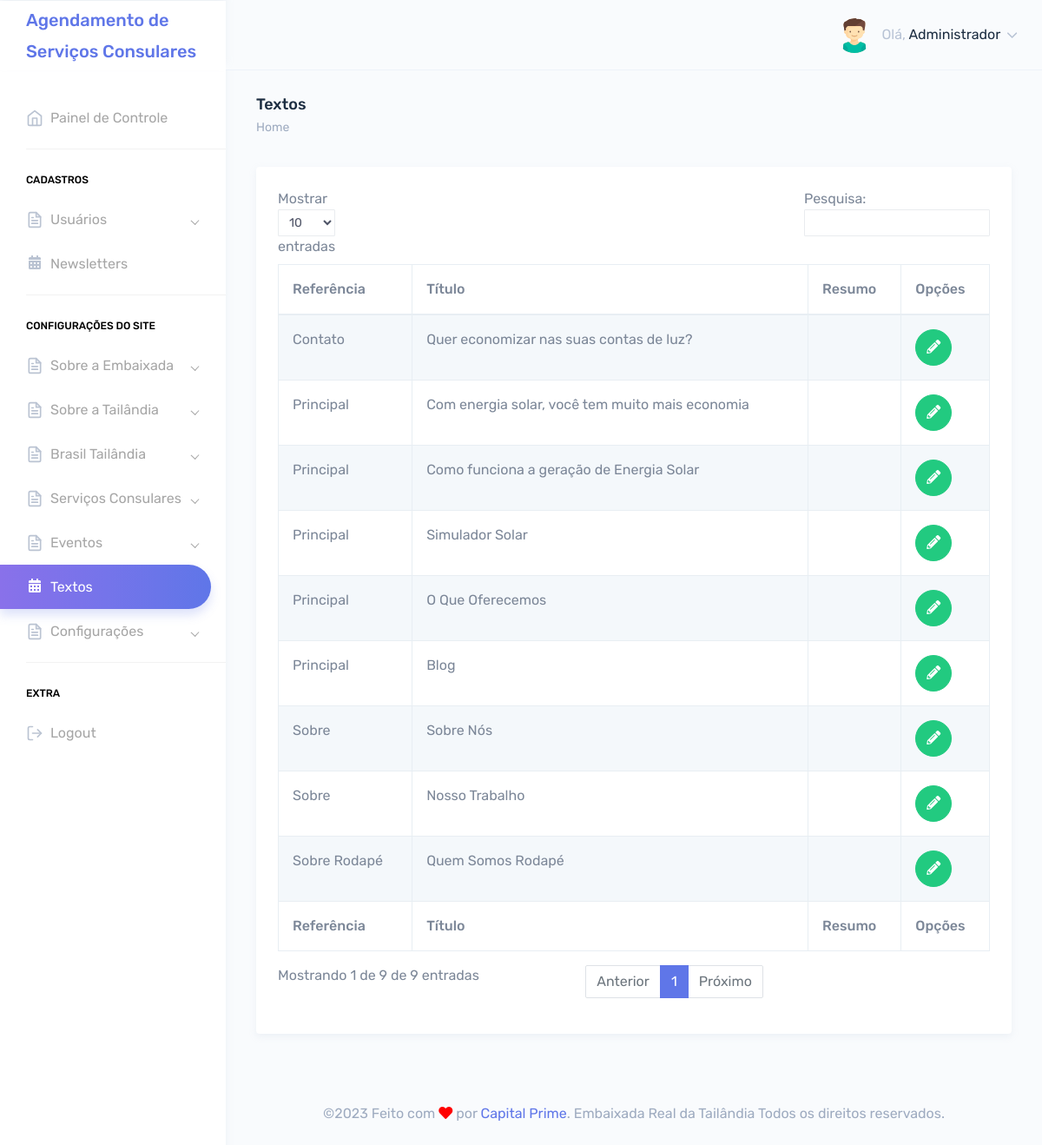
/painel/textos.php (signed in), run on the app's committed database.
### tables this page shows
CREATE TABLE `tbl_usuarios` (
  `id` int(11) NOT NULL,
  `nome` varchar(250) DEFAULT NULL,
  `email` varchar(250) DEFAULT NULL,
  `telefone` varchar(250) DEFAULT NULL,
  `endereco` varchar(250) DEFAULT NULL,
  `cpf` varchar(100) DEFAULT NULL,
  `login` varchar(100) DEFAULT NULL,
  `senha` varchar(100) DEFAULT NULL,
  `foto` varchar(250) DEFAULT NULL,
  `id_cargo` int(11) DEFAULT NULL,
  `sexo` varchar(2) DEFAULT NULL,
  `perm_cad_usuario` varchar(2) DEFAULT NULL,
  `perm_relatorio` varchar(2) DEFAULT NULL,
  `perm_add_usuario` varchar(2) DEFAULT NULL,
  `perm_edit_usuario` varchar(2) DEFAULT NULL,
  `perm_del_usuario` varchar(2) DEFAULT NULL,
  `perm_cad_contato` varchar(2) DEFAULT NULL,
  `perm_edit_contato` varchar(2) DEFAULT NULL,
  `perm_del_contato` varchar(2) DEFAULT NULL,
  `perm_edit_contato_nf` varchar(3) DEFAULT NULL,
  `perm_pag_principal_rm` varchar(2) DEFAULT NULL,
  `perm_pag_principal_uc` varchar(2) DEFAULT NULL,
  `admin_geral` varchar(2) DEFAULT NULL,
  `data_frase` date DEFAULT NULL,
  `id_frase` int(11) DEFAULT NULL,
  `frase_lida` varchar(2) DEFAULT NULL
);

CREATE TABLE `tbl_textos` (
  `id` int(11) NOT NULL,
  `titulo` varchar(250) DEFAULT NULL,
  `descricao` text DEFAULT NULL,
  `texto` text DEFAULT NULL,
  `foto` varchar(250) DEFAULT NULL,
  `meta_title` text DEFAULT NULL,
  `meta_keywords` text DEFAULT NULL,
  `meta_description` text DEFAULT NULL,
  `pagina_referencia` varchar(250) DEFAULT NULL
);

### lang/lang.pt.php (called while the page is built, shortened)
<?php
$lang = array();
$lang['USUARIO'] = 'Usuário';
$lang['SENHA'] = 'Senha';
$lang['INFO'] = 'Informe seu usuário e senha para acessar o painel de administração.';
$lang['PAINEL'] = 'Painel de Controle';
$lang['CADASTROS'] = 'Cadastros';
$lang['PRINCIPAL'] = 'Pricipal';
$lang['AGENDAMENTO'] = 'Agendamento';
$lang['AGENDAMENTO_TITULO'] = 'Agendamento de Serviços Consulares';
$lang['OLA'] = 'Olá';
$lang['MOSTRAR'] = 'Mostrar';
$lang['ADICIONAR'] = 'Adicionar';
$lang['DATA'] = 'Data';
$lang['HORA'] = 'Hora';
$lang['STATUS'] = 'Status';
$lang['ACOES'] = 'Ações';
$lang['ATIVO'] = 'Ativo';
$lang['INATIVO'] = 'Inativo';
$lang['SOLICITANTES'] = 'Solicitantes';
$lang['TIPO_SERVICOS'] = 'Tipo de Serviços';
$lang['USUARIOS'] = 'Usuários';
$lang['ADICIONAR_USUARIO'] = 'Adicionar Usuário';
$lang['EDITAR_USUARIO'] = 'Editar Usuário';
$lang['EDITAR AGENDAMENTO'] = 'Editar Agendamento';
$lang['NEWSLETTERS'] = 'Newsletters';
$lang['CONFIGURACAO_SITE'] = 'Configurações do Site';
$lang['BANNERS'] = 'Banners';
$lang['TEXTOS'] = 'Textos';
$lang['BLOG'] = 'Blog';
$lang['SOLUCOES'] = 'Soluções';
$lang['CONFIGURACOES'] = 'Configurações';
$lang['EXTRA'] = 'Extra';
$lang['FEITO_POR'] = 'Feito com';
$lang['POR'] = 'por';
$lang['DIREITOS'] = 'Todos os direitos reservados';
$lang['PARA_EMBAIXADA'] = 'Embaixada Real da Tailândia';
$lang['LISTAR_ITENS'] = 'Listar Itens';
$lang['BTN_ACESSAR'] = 'Acessar';
$lang['CANCELAR'] = 'Cancelar';
$lang['SAIR'] = 'Sair';
$lang['SALVAR'] = 'Salvar';
$lang['SAIBA_MAIS'] = 'Saiba Mais';
$lang['NOME'] = 'Nome Completo';
$lang['NACIONALIDADE'] = 'Nacionalidade';
$lang['TELEFONE'] = 'Telefone';
$lang['EMAIL'] = 'E-mail';
$lang['CAMPO_OBRIGATORIO'] = 'Campos de preenchimento obrigatório.';
$lang['REAGENDAMENTOS'] = 'Qtd. de Reagendamento';
$lang['ARQUIVO'] = 'Arquivo';
$lang['DIAS_ATENDIMENTO'] = 'Dias de Atendimento';
$lang['HORAS_ATENDIMENTO'] = 'Horas de Atendimento';
$lang['INICIO'] = 'Início';
$lang['SOBRE_EMBAIXADA'] = 'Sobre a Embaixada';
$lang['SOBRE_TAILANDIA'] = 'Sobre a Tailândia';
$lang['TAILANDIA_BRASIL'] = 'Tailândia Brasil';
$lang['SERVICO_CONSULAR'] = 'Serviços Consulares';
$lang['MULTIMIDIA'] = 'Multimídia';
$lang['CONTATO'] = 'Fale Conosco';
$lang['EQUIPE'] = 'Lista da Embaixada Equipe';
$lang['TIME'] = 'Time da Tailândia';

### Connection/con-pdo.php (called while the page is built, shortened)
<?php
$conInstanciada = '';
if(empty($conInstanciada)) {
	class Conexao {
		private static $pdo;
		public static function getInstance() {
		if (!isset(self::$pdo)) {
		 try {
		  $opcoes = array(PDO::MYSQL_ATTR_INIT_COMMAND => 'SET NAMES utf8', PDO::ATTR_PERSISTENT => TRUE);
		  self::$pdo = new PDO("mysql:host=" . HOST . "; dbname=" . DBNAME . "; charset=" . CHARSET . ";", USER, PASSWORD, $opcoes);
		  self::$pdo->setAttribute(PDO::ATTR_ERRMODE, PDO::ERRMODE_EXCEPTION);
		 } catch (PDOException $e) {
		  print "Erro: " . $e->getMessage();
		 }
		}
		return self::$pdo;
		}
	}
}

### Class/acesso.class.php (called while the page is built, shortened)
<?php
$AcessoInstanciada = '';
if(empty($AcessoInstanciada)) {
	if(file_exists('Connection/conexao.php')) {
		require_once('Connection/con-pdo.php');
		require_once('funcoes.php');
	} else {
		require_once('../Connection/con-pdo.php');
		require_once('../funcoes.php');
	}
	class Acesso {
		private $pdo = null;
		private static $Acesso = null;
		private function __construct($conexao){
			$this->pdo = $conexao;
		}
		public static function getInstance($conexao){
			if (!isset(self::$Acesso)):
				self::$Acesso = new Acesso($conexao);
			endif;
			return self::$Acesso;
		}
		function rsDados($id='', $idCargo='', $orderBy='', $limite='') {
			$sqlLimite = '';
			$sqlOrdem = '';
			$sql = '';
			$nCampos = 0;
			if(!empty($id)) {
				$sql .= " and id = ?";
				$nCampos++;
				$campo[$nCampos] = $id;
			}
			try{
				$sql = "SELECT * FROM tbl_usuarios where 1=1 $sql $sqlOrdem $sqlLimite";
				$stm = $this->pdo->prepare($sql);
				for($i=1; $i<=$nCampos; $i++) {
					$stm->bindValue($i, $campo[$i]);
				}
				$stm->execute();
				$rsDados = $stm->fetchAll(PDO::FETCH_OBJ);
				if($id <> '' or $limite == 1) {
					return($rsDados[0]);
				} else {
					return($rsDados);
				}
			} catch(PDOException $erro){
				echo $erro->getMessage();
			}
		}
	}
}

### painel/verifica.php (called while the page is built, shortened)
<?php
include "../Class/acesso.class.php";
$verificaRestrito = Acesso::getInstance(Conexao::getInstance());
include "../Class/textos.class.php";
$textos = Textos::getInstance(Conexao::getInstance());
$verificaRestrito->restritoAdmin();
$dadosUsuarioLogado = $verificaRestrito->rsDados($_SESSION['dadosLogado']->id);
?>

### funcoes.php (called while the page is built, shortened)
<?php
  function icone_genero($genero) {
    switch ($genero) {
      case "M": return "assets/images/avatars/boy.svg"; break;
    }
  }
?>

### Class/textos.class.php (called while the page is built, shortened)
<?php
$TextosInstanciada = '';
if(empty($TextosInstanciada)) {
	if(file_exists('Connection/conexao.php')) {
		require_once('Connection/con-pdo.php');
		require_once('funcoes.php');
	} else {
		require_once('../Connection/con-pdo.php');
		require_once('../funcoes.php');
	}
	class Textos {
		private $pdo = null;
		private static $Textos = null;
		private function __construct($conexao){
			$this->pdo = $conexao;
		}
		public static function getInstance($conexao){
			if (!isset(self::$Textos)):
				self::$Textos = new Textos($conexao);
			endif;
			return self::$Textos;
		}
		function rsDados($id='', $orderBy='', $limite='') {
			$nCampos = 0;
			$sql = '';
			$sqlOrdem = '';
			$sqlLimite = '';
			try{
				$sql = "SELECT * FROM tbl_textos where 1=1 $sql $sqlOrdem $sqlLimite";
				$stm = $this->pdo->prepare($sql);
				for($i=1; $i<=$nCampos; $i++) {
					$stm->bindValue($i, $campo[$i]);
				}
				$stm->execute();
				$rsDados = $stm->fetchAll(PDO::FETCH_OBJ);
				if($id <> '' or $limite == 1) {
					return($rsDados);
				} else {
					return($rsDados);
				}
			} catch(PDOException $erro){
				echo $erro->getMessage();
			}
		}
	}
}

### painel/textos.php (the view, shortened to what this page needs)
<?php include "verifica.php";
$puxaTextos = $textos->rsDados();
?>
<!DOCTYPE html>
<html dir="ltr" lang="pt-br">
<head>
    <link href="dist/css/style.css" rel="stylesheet">
</head>
<body>
    <div id="main-wrapper" data-theme="light" data-layout="vertical" data-navbarbg="skin6" data-sidebartype="full" data-sidebar-position="fixed" data-header-position="fixed" data-boxed-layout="full">
      <?php include "header.php";?>
       <?php include "inc-menu-lateral.php";?>
        <div class="page-wrapper">
            <div class="page-breadcrumb">
                <div class="row">
                    <div class="col-7 align-self-center">
                        <h4 class="page-title text-truncate text-dark font-weight-medium mb-1">Textos</h4>
                        <div class="d-flex align-items-center">
                            <nav aria-label="breadcrumb">
                                <ol class="breadcrumb m-0 p-0">
                                    <li class="breadcrumb-item"><a href="." class="text-muted">Home</a></li>
                                </ol>
                            </nav>
                        </div>
                    </div>
                </div>
            </div>
            <div class="container-fluid">
                <div class="row">
                    <div class="col-12">
                        <div class="card">
                            <div class="card-body">
                                <div class="table-responsive">
                                    <table id="zero_config" class="table table-striped table-bordered no-wrap">
                                        <thead>
                                            <tr>
                                                <th>Referência</th>
                                                <th>Título</th>
                                                <th>Resumo</th>
                                                <th>Opções</th>
                                            </tr>
                                        </thead>
                                        <tbody>
                                            <?php
                                            if(count($puxaTextos) > 0){
                                            foreach($puxaTextos as $texto){?>
                                            <tr>
                                                <td><?php echo $texto->pagina_referencia;?></td>
                                                <td><?php echo $texto->titulo;?></td>
                                                <td><?php echo $texto->descricao;?></td>
                                                <td>
                                                    <a href="editar-texto.php?id=<?php echo $texto->id;?>" class="btn btn-success btn-circle"><i class="fas fa-pencil-alt"></i></a>
                                                </td>
                                            </tr>
                                            <?php } }?>
                                        </tbody>
                                        <tfoot>
                                            <tr>
                                                <th>Referência</th>
                                                <th>Título</th>
                                                <th>Resumo</th>
                                                <th>Opções</th>
                                            </tr>
                                        </tfoot>
                                    </table>
                                </div>
                            </div>
                        </div>
                    </div>
                </div>
            </div>
        <?php include "footer.php";?>
        </div>
    </div>
</body>
</html>

### painel/header.php (shortened to what this page needs)
<header class="topbar" data-navbarbg="skin6">
            <nav class="navbar top-navbar navbar-expand-md">
                <div class="navbar-header" data-logobg="skin6">
                    <div class="navbar-brand">
                        <a href=".">
                            <b class="logo-icon">
                               <span><?php echo $lang['AGENDAMENTO_TITULO']?></span>
                            </b>
                        </a>
                    </div>
                </div>
                <div class="navbar-collapse collapse" id="navbarSupportedContent">
                    <ul class="navbar-nav float-right">
                        <li class="nav-item dropdown">
                            <a class="nav-link dropdown-toggle" href="javascript:void(0)" data-toggle="dropdown"
                                aria-haspopup="true" aria-expanded="false">
                                <?php if(!empty($dadosUsuarioLogado->foto)){?>
                                <img src="../img/<?php echo $dadosUsuarioLogado->foto;?>" alt="<?php echo $dadosUsuarioLogado->nome;?>" class="rounded-circle" width="40">
                                <?php }else{?>
                                <img src="<?php echo icone_genero($dadosUsuarioLogado->sexo);?>" alt="<?php echo $dadosUsuarioLogado->nome;?>" class="rounded-circle" width="40">
                                <?php }?>
                                <span class="ml-2 d-none d-lg-inline-block"><span>Olá,</span> <span
                                        class="text-dark"><?php echo $dadosUsuarioLogado->nome;?></span> <i data-feather="chevron-down"
                                        class="svg-icon"></i></span>
                            </a>
                        </li>
                    </ul>
                </div>
            </nav>
        </header>

### data on the page
tbl_usuarios: nome "Administrador"
tbl_textos: pagina_referencia "Sobre", titulo "Sobre Nós"
tbl_textos: pagina_referencia "Sobre Rodapé", titulo "Quem Somos Rodapé"
tbl_textos: pagina_referencia "Principal", titulo "Com energia solar, você tem muito mais economia"
tbl_textos: pagina_referencia "Principal", titulo "Como funciona a geração de Energia Solar"
tbl_textos: pagina_referencia "Principal", titulo "Simulador Solar"
tbl_textos: pagina_referencia "Principal", titulo "O Que Oferecemos"
tbl_textos: pagina_referencia "Principal", titulo "Blog"
tbl_textos: pagina_referencia "Contato", titulo "Quer economizar nas suas contas de luz?"
tbl_textos: pagina_referencia "Sobre", titulo "Nosso Trabalho"

### other printed values
$lang['AGENDAMENTO_TITULO'] "Agendamento de Serviços Consulares"
$lang['PAINEL'] "Painel de Controle"
$lang['CADASTROS'] "CADASTROS"
$lang['USUARIOS'] "Usuários"
$lang['NEWSLETTERS'] "Newsletters"
$lang['CONFIGURACAO_SITE'] "CONFIGURAÇÕES DO SITE"
$lang['FEITO_POR'] "Feito com"
$lang['POR'] "por"
$lang['PARA_EMBAIXADA'] "Embaixada Real da Tailândia"
$lang['DIREITOS'] "Todos os direitos reservados"
